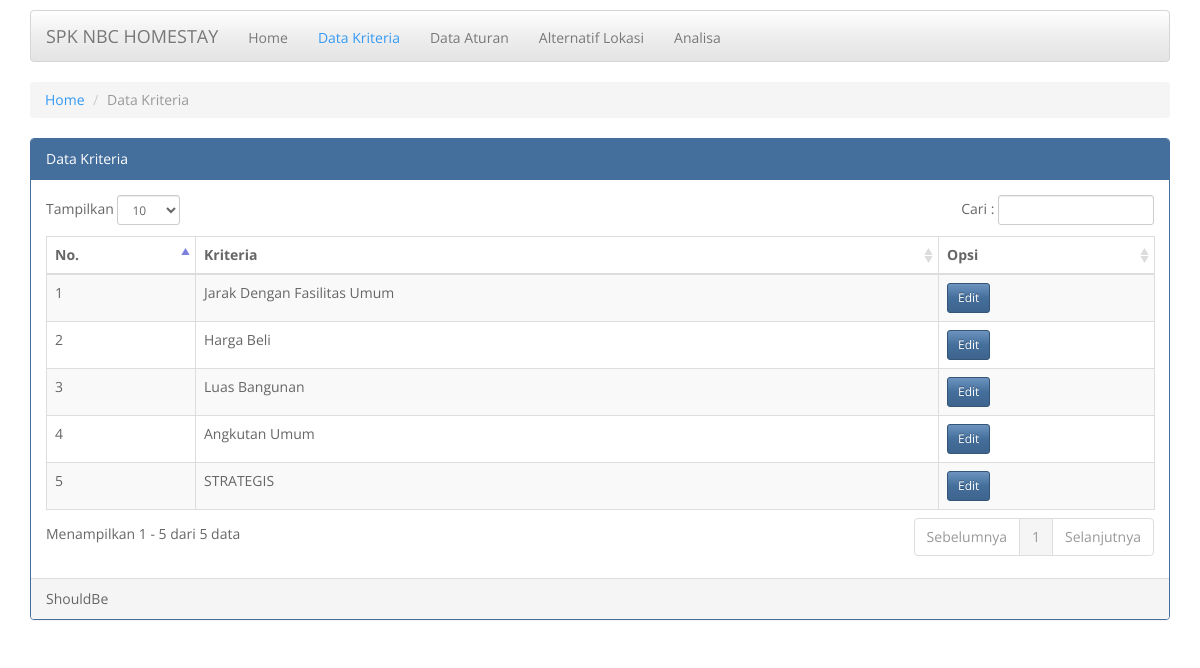
Page /kriteria.php on the committed database.
### tables this page shows
CREATE TABLE IF NOT EXISTS `kriteria` (
  `id_kriteria` int(11) NOT NULL AUTO_INCREMENT,
  `kriteria` varchar(50) DEFAULT NULL,
  PRIMARY KEY (`id_kriteria`)
);

### kriteria.php (the view, shortened to what this page needs)
<?php
	include('configdb.php');
?>
<!DOCTYPE html>
<html lang="en"><head><meta http-equiv="Content-Type" content="text/html; charset=UTF-8">
	<link href="ui/css/spacelab.min.css" rel="stylesheet">
	<link rel="stylesheet" type="text/css" href="ui/css/datatables/dataTables.bootstrap.css">
  </head>
  <body>
	<div id="wrapper">
	<div class="container">
      <nav class="navbar navbar-default">
        <div class="container-fluid">
          <div class="navbar-header">
            <a class="navbar-brand" href="#"><?php echo $_SESSION['judul'];?></a>
          </div>
          <div id="navbar" class="navbar-collapse collapse">
            <ul class="nav navbar-nav">
              <li><a href="index.php">Home</a></li>
              <li class="active"><a href="kriteria.php">Data Kriteria</a></li>
              <li><a href="aturan.php">Data Aturan</a></li>
			  <li><a href="alternatif.php">Alternatif Lokasi</a></li>
			  <li><a href="analisa.php">Analisa</a></li>
			</ul>
          </div>
        </div>
      </nav>
		<ol class="breadcrumb">
		  <li><a href="index.php">Home</a></li>
		  <li class="active">Data Kriteria</li>
		</ol>
	  <div id="page-wrapper">
      <div class="row">
      <div class="col-lg-12">
	  <div class="panel panel-primary">
		  <div class="panel-heading">Data Kriteria</div>
		    <?php
							$kriteria = $mysqli->query("select * from kriteria");
		    ?>
		  <div class="panel-body table-responsive">
			<table id="example" class="table table-striped table-bordered" cellspacing="0" width="100%">
			<thead>
				<tr>
					<th>No.</th>
					<th>Kriteria</th>
					<th>Opsi</th>
				</tr>
			</thead>
			<tbody>
										<?php
												$i = 1;
												while ($row = $kriteria->fetch_assoc()) {
													echo '<tr>';
													echo '<td>'.$i++.'</td>';
													echo '<td>'.ucwords($row["kriteria"]).'</td>';
													echo '<td>';
										?>
														  <a href="edit-kriteria.php?id=<?php echo $row["id_kriteria"];?>" class="btn btn-primary btn-sm"><i class="fa fa-pencil"></i> Edit</a>
										<?php
													echo '</tr>';
												}
										?>
			</tbody>
			</table>
		  </div>
		  <div class="panel-footer"><?php echo $_SESSION['by'];?><div class="pull-right"></div></div>
		</div>
		</div>
	</div>
	</div>
	</div>
    </div>
</body></html>

### kriteria.php (style rules this page uses)
body { padding-top: 10px; //background-image:url(img/bg_dotted.png); }

### rows in the picture
kriteria: kriteria "Jarak Dengan Fasilitas Umum"
kriteria: kriteria "Harga Beli"
kriteria: kriteria "Luas Bangunan"
kriteria: kriteria "Angkutan Umum"
kriteria: kriteria "STRATEGIS"

### other values in the picture
$_SESSION['judul'] "SPK NBC HOMESTAY"
$_SESSION['by'] "ShouldBe"
